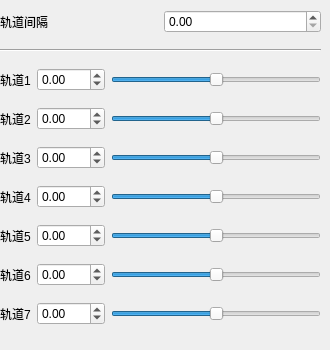
          <widget class="QWidget" name="_7K">
           <attribute name="title">
            <string>7K</string>
           </attribute>
           <widget class="QWidget" name="verticalLayoutWidget_8">
            <property name="geometry">
             <rect>
              <x>0</x>
              <y>0</y>
              <width>321</width>
              <height>341</height>
             </rect>
            </property>
            <layout class="QVBoxLayout" name="verticalLayout_9">
             <item>
              <layout class="QHBoxLayout" name="horizontalLayout_26">
               <item>
                <widget class="QLabel" name="dist_7K_label">
                 <property name="toolTip">
                  <string>&lt;html&gt;&lt;head/&gt;&lt;body&gt;&lt;p&gt;七个轨道两两间隔（推荐值：180）&lt;/p&gt;&lt;/body&gt;&lt;/html&gt;</string>
                 </property>
                 <property name="text">
                  <string>轨道间隔</string>
                 </property>
                </widget>
               </item>
               <item>
                <widget class="QDoubleSpinBox" name="dist_7K">
                 <property name="maximum">
                  <double>192.860000000000014</double>
                 </property>
                 <property name="singleStep">
                  <double>5.000000000000000</double>
                 </property>
                </widget>
               </item>
              </layout>
             </item>
             <item>
              <widget class="Line" name="line_4">
               <property name="orientation">
                <enum>Qt::Horizontal</enum>
               </property>
              </widget>
             </item>
             <item>
              <layout class="QHBoxLayout" name="horizontalLayout_30">
               <item>
                <widget class="QLabel" name="_7K1_label">
                 <property name="text">
                  <string>轨道1</string>
                 </property>
                </widget>
               </item>
               <item>
                <widget class="QDoubleSpinBox" name="_7K1">
                 <property name="minimum">
                  <double>-675.000000000000000</double>
                 </property>
                 <property name="maximum">
                  <double>675.000000000000000</double>
                 </property>
                 <property name="singleStep">
                  <double>5.000000000000000</double>
                 </property>
                </widget>
               </item>
               <item>
                <widget class="QSlider" name="_7K1_sl">
                 <property name="minimum">
                  <number>-675</number>
                 </property>
                 <property name="maximum">
                  <number>675</number>
                 </property>
                 <property name="orientation">
                  <enum>Qt::Horizontal</enum>
                 </property>
                </widget>
               </item>
              </layout>
             </item>
             <item>
              <layout class="QHBoxLayout" name="horizontalLayout_32">
               <item>
                <widget class="QLabel" name="_7K2_label">
                 <property name="text">
                  <string>轨道2</string>
                 </property>
                </widget>
               </item>
               <item>
                <widget class="QDoubleSpinBox" name="_7K2">
                 <property name="minimum">
                  <double>-675.000000000000000</double>
                 </property>
                 <property name="maximum">
                  <double>675.000000000000000</double>
                 </property>
                 <property name="singleStep">
                  <double>5.000000000000000</double>
                 </property>
                </widget>
               </item>
               <item>
                <widget class="QSlider" name="_7K2_sl">
                 <property name="minimum">
                  <number>-675</number>
                 </property>
                 <property name="maximum">
                  <number>675</number>
                 </property>
                 <property name="singleStep">
                  <number>1</number>
                 </property>
                 <property name="orientation">
                  <enum>Qt::Horizontal</enum>
                 </property>
                </widget>
               </item>
              </layout>
             </item>
             <item>
              <layout class="QHBoxLayout" name="horizontalLayout_34">
               <item>
                <widget class="QLabel" name="_7K3_label">
                 <property name="text">
                  <string>轨道3</string>
                 </property>
                </widget>
               </item>
               <item>
                <widget class="QDoubleSpinBox" name="_7K3">
                 <property name="minimum">
                  <double>-675.000000000000000</double>
                 </property>
                 <property name="maximum">
                  <double>675.000000000000000</double>
                 </property>
                 <property name="singleStep">
                  <double>5.000000000000000</double>
                 </property>
                </widget>
               </item>
               <item>
                <widget class="QSlider" name="_7K3_sl">
                 <property name="minimum">
                  <number>-675</number>
                 </property>
                 <property name="maximum">
                  <number>675</number>
                 </property>
                 <property name="orientation">
                  <enum>Qt::Horizontal</enum>
                 </property>
                </widget>
               </item>
              </layout>
             </item>
             <item>
              <layout class="QHBoxLayout" name="horizontalLayout_35">
               <item>
                <widget class="QLabel" name="_7K4_label">
                 <property name="text">
                  <string>轨道4</string>
                 </property>
                </widget>
               </item>
               <item>
                <widget class="QDoubleSpinBox" name="_7K4">
                 <property name="minimum">
                  <double>-675.000000000000000</double>
                 </property>
                 <property name="maximum">
                  <double>675.000000000000000</double>
                 </property>
                 <property name="singleStep">
                  <double>5.000000000000000</double>
                 </property>
                </widget>
               </item>
               <item>
                <widget class="QSlider" name="_7K4_sl">
                 <property name="minimum">
                  <number>-675</number>
                 </property>
                 <property name="maximum">
                  <number>675</number>
                 </property>
                 <property name="orientation">
                  <enum>Qt::Horizontal</enum>
                 </property>
                </widget>
               </item>
              </layout>
             </item>
             <item>
              <layout class="QHBoxLayout" name="horizontalLayout_33">
               <item>
                <widget class="QLabel" name="_7K5_label">
                 <property name="text">
                  <string>轨道5</string>
                 </property>
                </widget>
               </item>
               <item>
                <widget class="QDoubleSpinBox" name="_7K5">
                 <property name="minimum">
                  <double>-675.000000000000000</double>
                 </property>
                 <property name="maximum">
                  <double>675.000000000000000</double>
                 </property>
                 <property name="singleStep">
                  <double>5.000000000000000</double>
                 </property>
                </widget>
               </item>
               <item>
                <widget class="QSlider" name="_7K5_sl">
                 <property name="minimum">
                  <number>-675</number>
                 </property>
                 <property name="maximum">
                  <number>675</number>
                 </property>
                 <property name="orientation">
                  <enum>Qt::Horizontal</enum>
                 </property>
                </widget>
               </item>
              </layout>
             </item>
             <item>
              <layout class="QHBoxLayout" name="horizontalLayout_37">
               <item>
                <widget class="QLabel" name="_7K6_label">
                 <property name="text">
                  <string>轨道6</string>
                 </property>
                </widget>
               </item>
               <item>
                <widget class="QDoubleSpinBox" name="_7K6">
                 <property name="minimum">
                  <double>-675.000000000000000</double>
                 </property>
                 <property name="maximum">
                  <double>675.000000000000000</double>
                 </property>
                 <property name="singleStep">
                  <double>5.000000000000000</double>
                 </property>
                </widget>
               </item>
               <item>
                <widget class="QSlider" name="_7K6_sl">
                 <property name="minimum">
                  <number>-675</number>
                 </property>
                 <property name="maximum">
                  <number>675</number>
                 </property>
                 <property name="orientation">
                  <enum>Qt::Horizontal</enum>
                 </property>
                </widget>
               </item>
              </layout>
             </item>
             <item>
              <layout class="QHBoxLayout" name="horizontalLayout_38">
               <item>
                <widget class="QLabel" name="_7K7_label">
                 <property name="text">
                  <string>轨道7</string>
                 </property>
                </widget>
               </item>
               <item>
                <widget class="QDoubleSpinBox" name="_7K7">
                 <property name="minimum">
                  <double>-675.000000000000000</double>
                 </property>
                 <property name="maximum">
                  <double>675.000000000000000</double>
                 </property>
                 <property name="singleStep">
                  <double>5.000000000000000</double>
                 </property>
                </widget>
               </item>
               <item>
                <widget class="QSlider" name="_7K7_sl">
                 <property name="minimum">
                  <number>-675</number>
                 </property>
                 <property name="maximum">
                  <number>675</number>
                 </property>
                 <property name="orientation">
                  <enum>Qt::Horizontal</enum>
                 </property>
                </widget>
               </item>
              </layout>
             </item>
            </layout>
           </widget>
          </widget>
